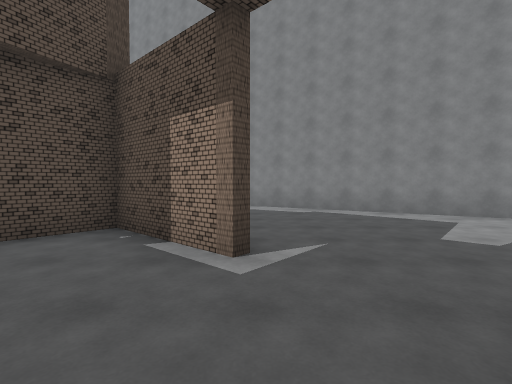
[1] (above)

24 first-person views from a walk through a scene from a Unity 3-D project. The camera is 1.5 m above the floor, tilts 2° down and sees 85° across. The floor is counted in squares, 2 m on a side. Each view is taken from the middle of a square. On the plan, view 1 faces up. The plan holds only what a view shows up to about 10 squares ahead; the rest is blank. The place goes on beyond the plan. The player is left out.

[2]
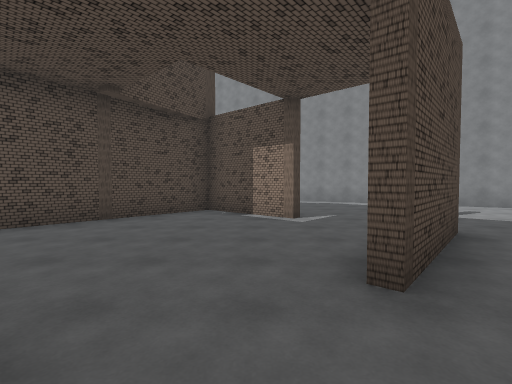

[3]
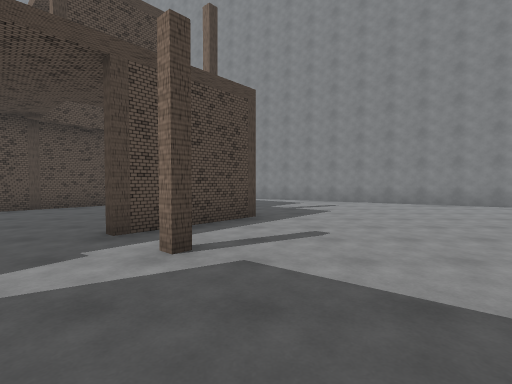

[4]
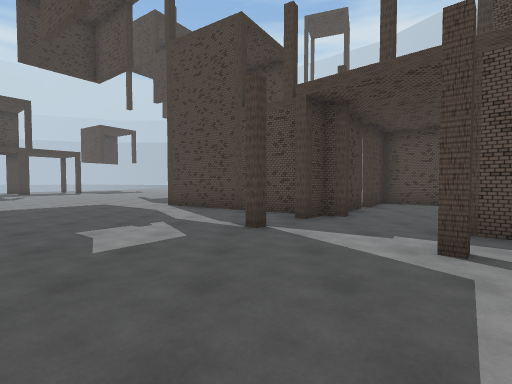

[5]
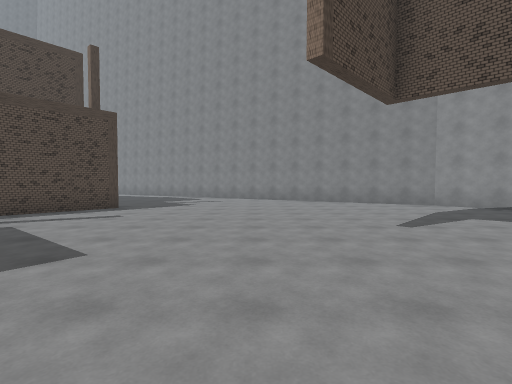

[6]
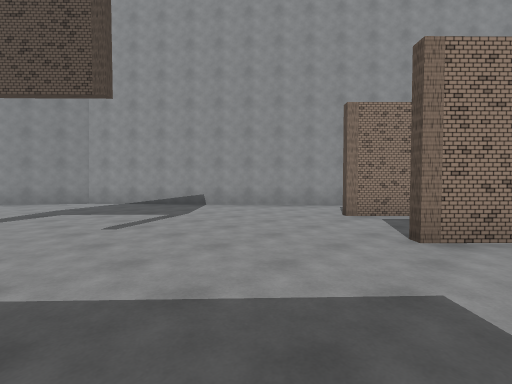

[7]
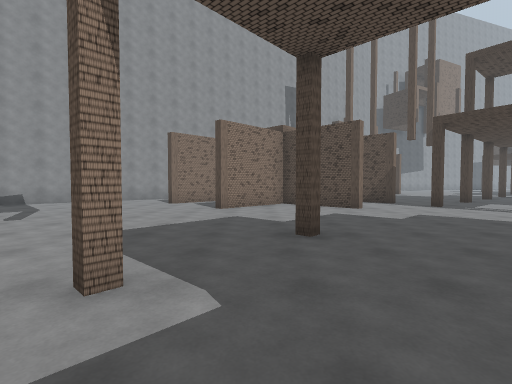

[8]
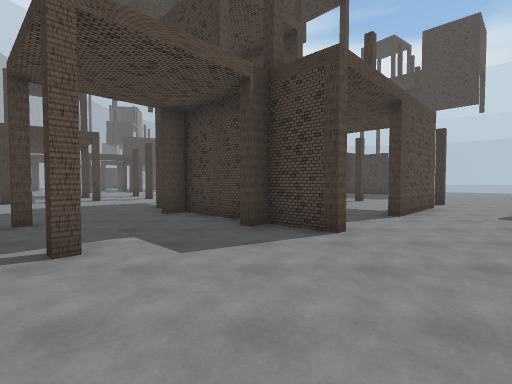

[9]
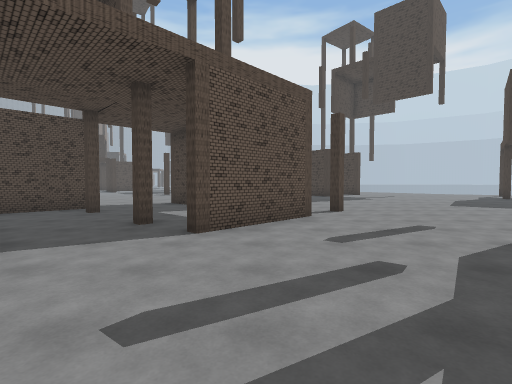

[10]
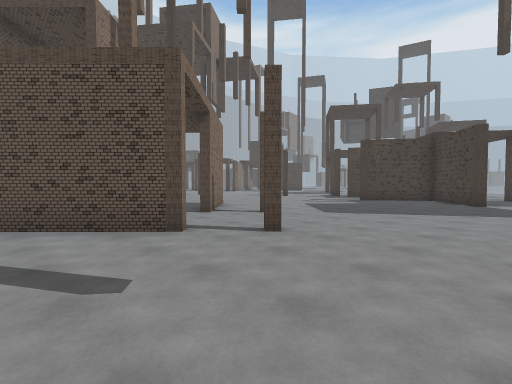

[11]
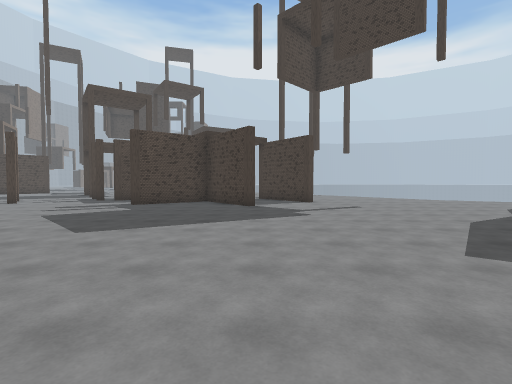

[12]
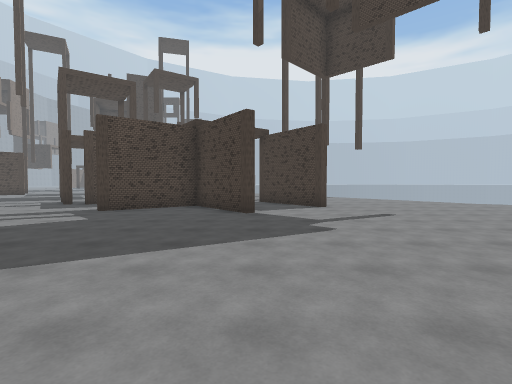

[13]
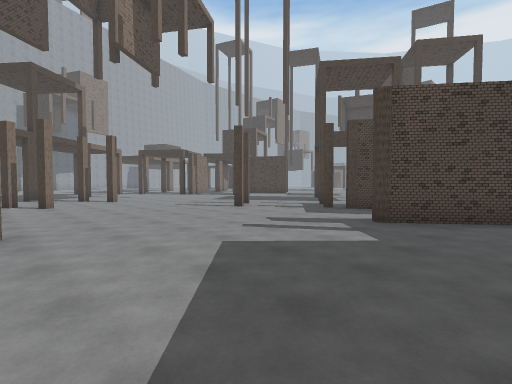

[14]
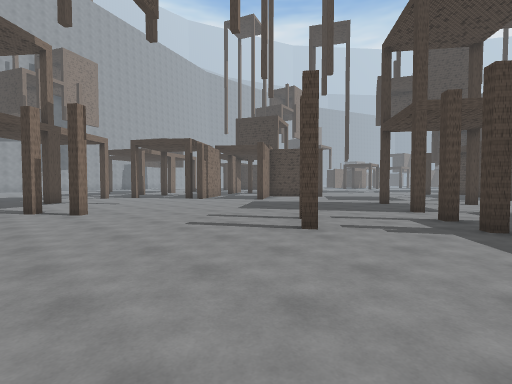

[15]
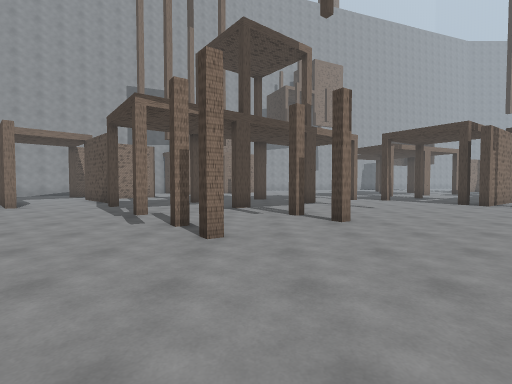

[16]
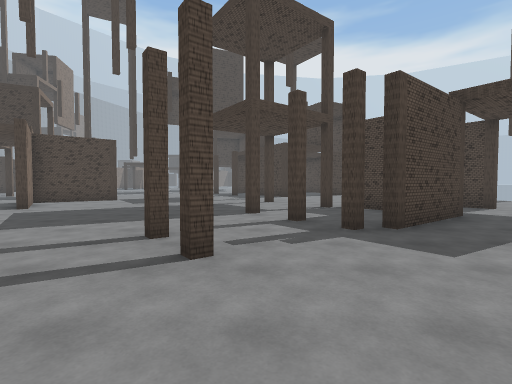

[17]
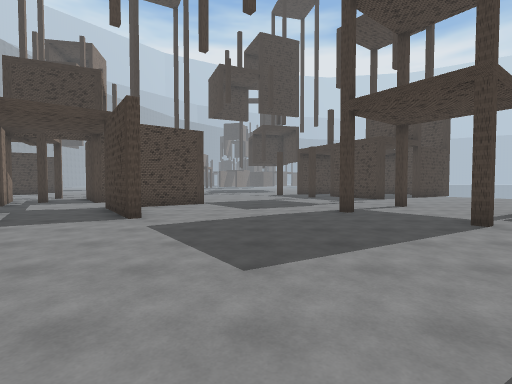

[18]
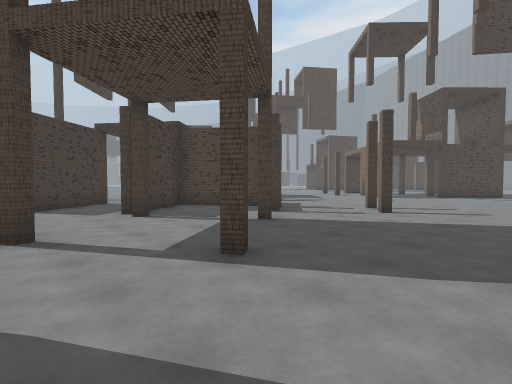

[19]
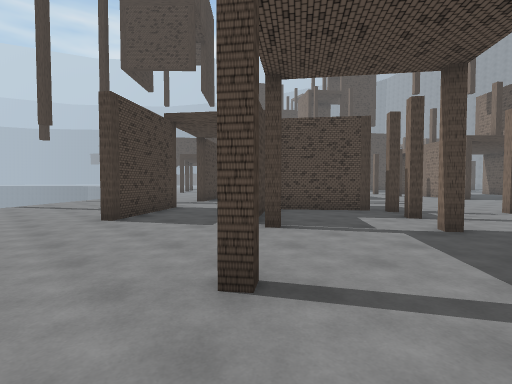

[20]
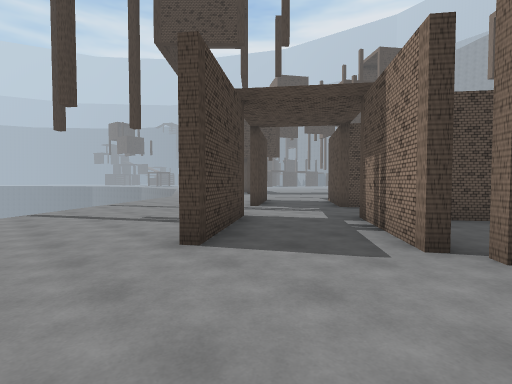

[21]
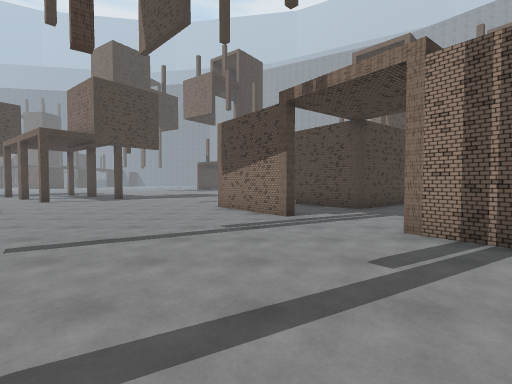

[22]
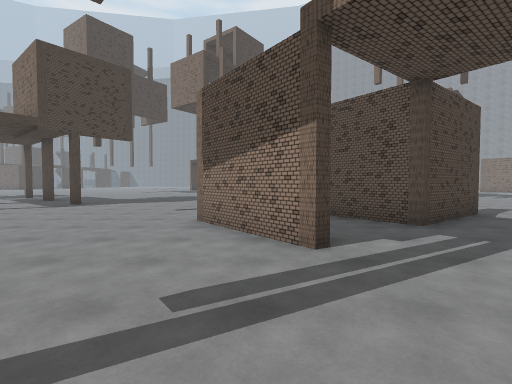

[23]
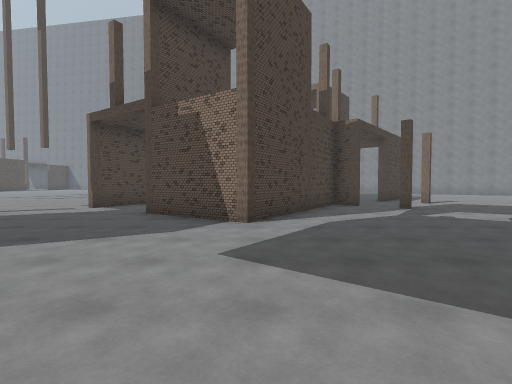

[24]
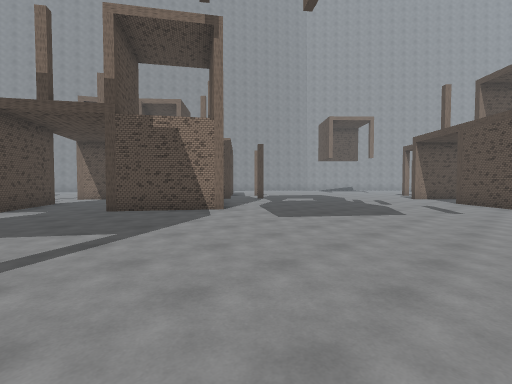

### Floor plan
Key: @ floor where view 1 was taken; # wall or solid block; . floor; v drop or lower ground; B building; P pillar; O other object.
Columns run from 10 left of view 1 to 15 right of it. Each row starts with its distance up from view 1.
  9           ##
  8           .###
  7           ...###
  6           .....###
  5         B .......##
  4        BBB........###
  3       BB.BB.........###
  2      BB...............##
  1     BB.....BB..........##
  0     BB....@B............##
 -1   B   B...B..............#
 -2  BB.   BB..B.............#
 -3  B..   BB.................
 -4 B...  BB.B................
 -5 ...B  B...................
 -6 ...BBBB..................B
 -7 .....B....................
 -8 .................P.....B
 -9 ..............B.........B
-10 ..............BP...P.....B
-11 ............B..BB.......B.
-12 ...........BBP..BP.....B..
-13 ..........BB.....BB.......
-14     .....B.....P.B.......B
-15     ........B...B  .....P.
-16    ........BBB... ...P....
-17   ............B..........
-18 P .................OO..P..
-19 B......................P..
-20 ..........................
-21 ....................O....P
-22 .......BB..B.............
-23 ........B.BB....O.........
-24 .....BB..B......O.........
-25 ......B.....BB............
-26 v......B...BB.O.........P.
-27  v.........B...P........BB
-28   v.....BB..BP........B..B
-29    v.....BB......P....BB..
-30     ......B............B..
-31      ..........P.....BBB..
-32      v...............B   B

Positions as (right, up) in squares from view 1, and headings:
1: (0, 0), facing up
2: (-1, -3), facing up
3: (2, -5), facing up
4: (4, -4), facing left
5: (6, -7), facing up
6: (9, -9), facing up-right
7: (5, -9), facing right
8: (5, -5), facing down
9: (1, -7), facing down
10: (-4, -11), facing down-right
11: (-3, -13), facing down
12: (-3, -15), facing down
13: (-1, -17), facing down-right
14: (3, -19), facing down-right
15: (5, -19), facing right
16: (5, -20), facing down
17: (9, -22), facing down
18: (9, -31), facing up-left
19: (6, -32), facing up-left
20: (3, -32), facing up-left
21: (-4, -32), facing up
22: (-4, -29), facing up
23: (-5, -12), facing up
24: (-10, -13), facing up-right
